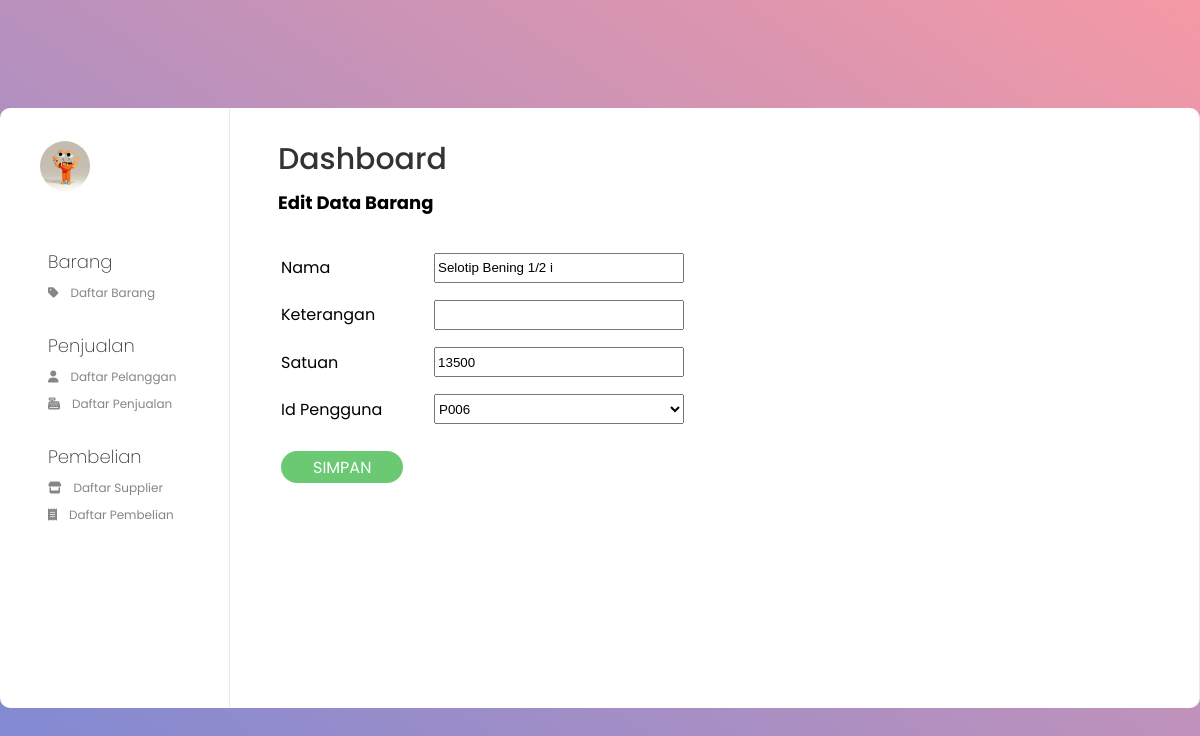
Page /editBarang.php?IdBarang=B0016 on the earlier database version.
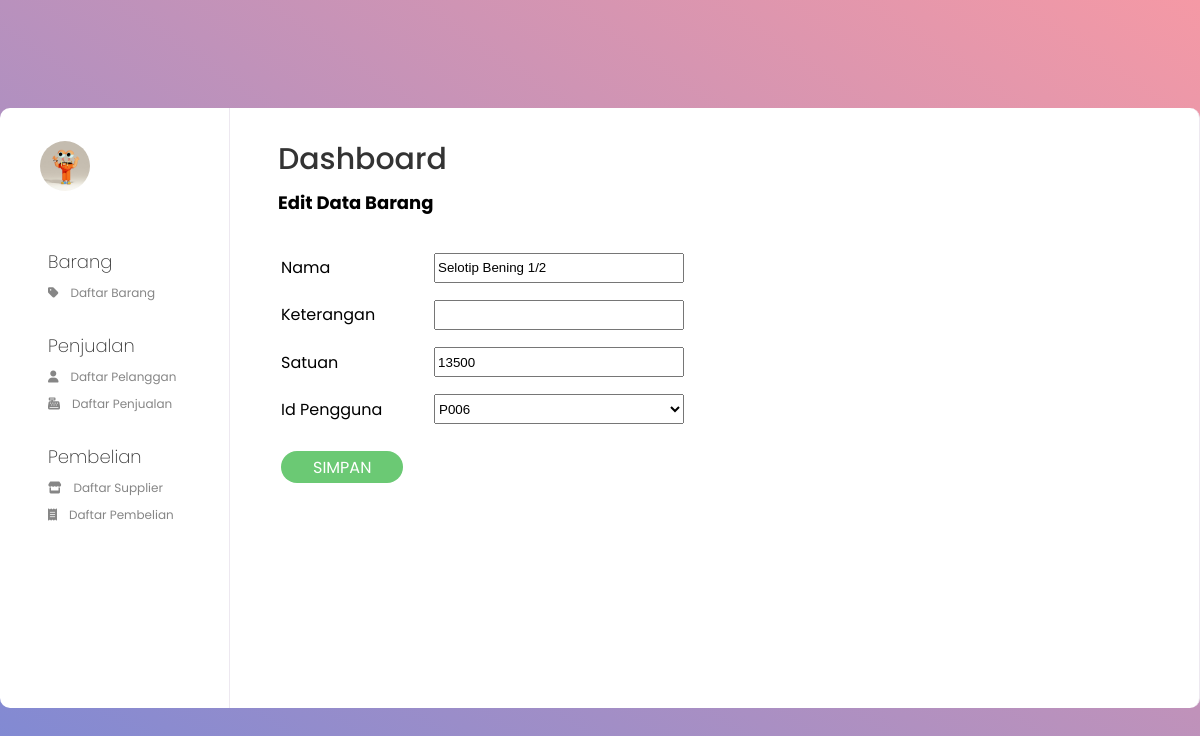
Same page on the later database version.
### tables this page shows
CREATE TABLE `barang` (
  `IdBarang` char(5) NOT NULL,
  `NamaBarang` char(20) NOT NULL,
  `Keterangan` char(10) DEFAULT NULL,
  `Satuan` varchar(10) DEFAULT NULL,
  `IdPengguna` char(5) NOT NULL
);

### editBarang.php (the view, shortened to what the changed rows need)
<?php
include 'koneksidb.php';
$id = $_GET['IdBarang'];
$IdPengguna = $_GET['IdPengguna'];
$query = "SELECT * FROM barang WHERE IdBarang='$id'";
$result = mysqli_query($connect, $query);
$query = "SELECT * FROM pengguna";
$result2 = mysqli_query($connect, $query);
?>
<html>
<head>
    <link rel="stylesheet" type="text/css" href="style.css">
</head>
<body>
    <div class="center">
        <main class="content-wrap">
            <header class="content-head">
                <h1>Dashboard</h1>
            </header>
            <div class="content-3">
                <h2>Edit Data Barang</h2>
                <section class="input">
                    <div class="box-input">
                        <div class="box2">
                            <?php
                            while ($d = mysqli_fetch_array($result)) {
                            ?>
                                <form method="post" action="editBarang_process.php">
                                    <table>
                                        <tr>
                                            <td>Nama</td>
                                            <td>
                                                <input type="text" name="NamaBarang" value="<?php echo $d['NamaBarang']; ?>" class="kolom">
                                            </td>
                                        </tr>
                                        <tr>
                                            <td>Keterangan</td>
                                            <td>
                                                <input type="text" name="Keterangan" value="<?php echo $d['Keterangan']; ?>" class="kolom">
                                            </td>
                                        </tr>
                                        <tr>
                                            <td>Satuan</td>
                                            <td>
                                                <input type="text" name="Satuan" value="<?php echo $d['Satuan']; ?>" class="kolom">
                                            </td>
                                        </tr>
                                        <tr>
                                            <td>Id Pengguna</td>
                                            <td>
                                                <select name="IdPengguna" class="kolom">
                                                    <?php
                                                    while ($row = mysqli_fetch_array($result2)) {
                                                        if ($row['IdPengguna'] == $IdPengguna) {
                                                            echo "<option selected value='" . $row['IdPengguna'] . "'>" . $row['IdPengguna'] . "</option>";
                                                        } else
                                                            echo "<option value='" . $row['IdPengguna'] . "'>" . $row['IdPengguna'] . "</option>";
                                                    }
                                                    ?>
                                                </select>
                                            </td>
                                        </tr>
                                        <tr>
                                            <td>
                                                <input type="submit" value="SIMPAN" class="simpan">
                                            </td>
                                        </tr>
                                    </table>
                                </form>
                            <?php
                            }
                            ?>
                        </div>
                    </div>
                </section>
            </div>
        </main>
    </div>
</body>
</html>

Differences in the rows shown:
changed barang: NamaBarang "Selotip Bening 1/2 i" → "Selotip Bening 1/2"
